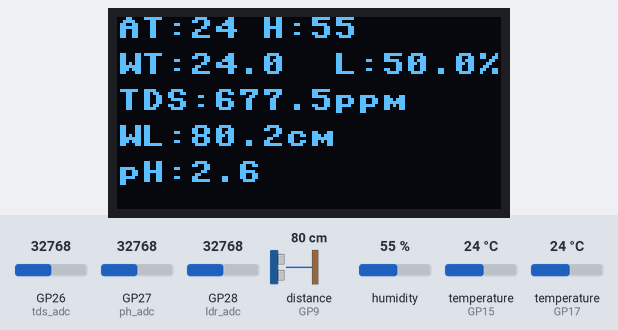
A program run on a simulated Raspberry Pi Pico running MicroPython. On the bench: 128×64 one-colour display. The inputs (shaded band) are chosen by the test bench; at power-on: distance to the obstacle (sensor on GP9) 80 cm, humidity 55 %, temperature (sensors on GP15, GP17) 24 °C, GP28 (ldr_adc) = 32768, GP26 (tds_adc) = 32768, GP27 (ph_adc) = 32768 (analog values on the 0–65535 scale). The echo pulse lasts 58.3 µs per cm; what the program prints to the serial console is not drawn.

Above: at 1.2 s.
1.3 s: distance to the obstacle (sensor on GP9) set to 2 cm
At 3.3 s:
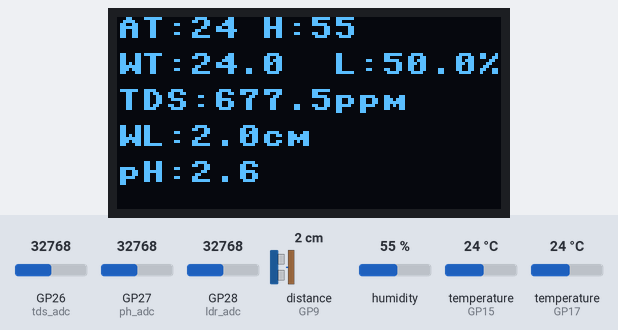
3.6 s: humidity set to 22 %
At 5.4 s:
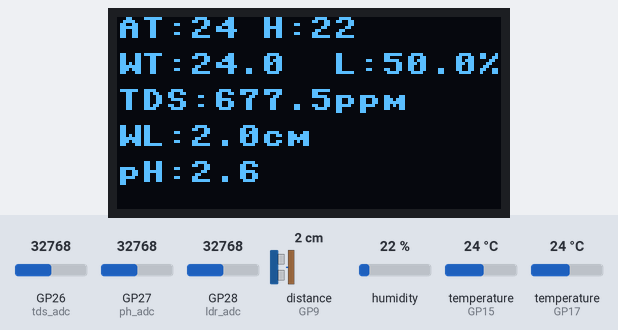
5.7 s: temperature (sensor on GP15) set to 12 °C
At 8.7 s:
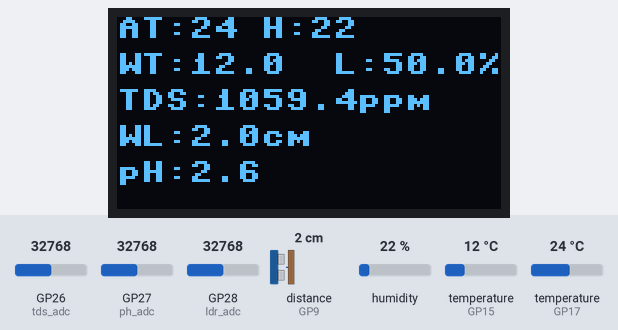
9.8 s: GP28 (ldr_adc) set to 45874
At 10.9 s:
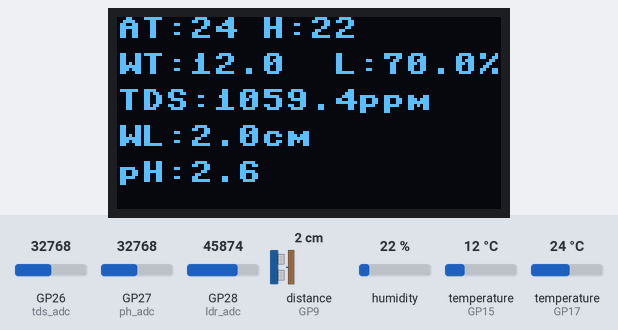
11.8 s: GP26 (tds_adc) set to 45874
At 13.2 s:
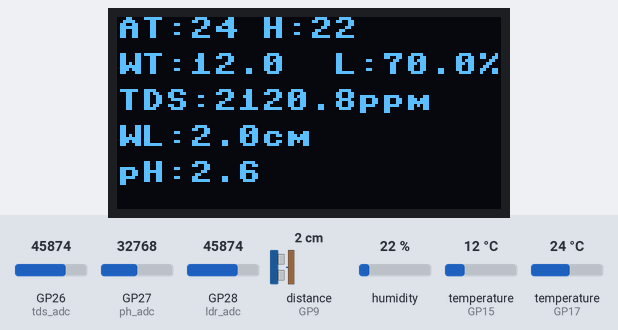
13.9 s: GP27 (ph_adc) set to 19660
At 15.3 s:
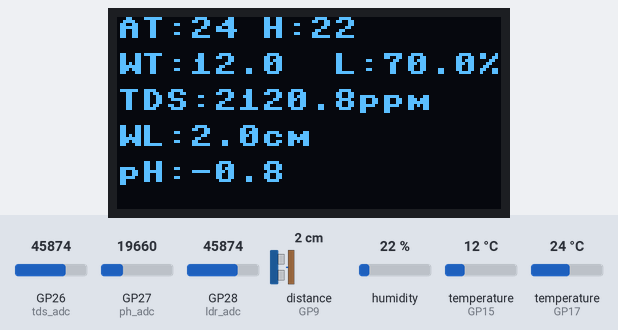
Timing chart, 0 to 16.9 s (numbered marks = the images above; inputs shaded):
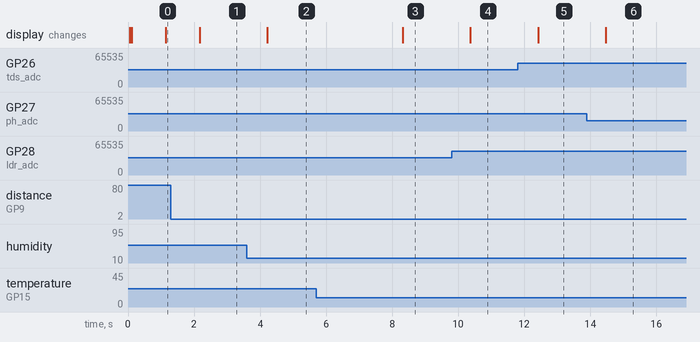

The program:

async_sensors_actuator.py
```python
"""
Non-blocking, asynchronous sensor module
Optimized for Raspberry Pi Pico (MicroPython + uasyncio)
Includes console logging of all sensor data.
"""

import uasyncio as asyncio
from machine import Pin, ADC, SoftI2C
from ssd1306 import SSD1306_I2C
import onewire, ds18x20, dht, utime


# ==============================
# OLED DISPLAY
# ==============================
class OledDisplay:
    def __init__(self, sda=0, scl=1):
        i2c = SoftI2C(sda=Pin(sda), scl=Pin(scl))
        self.oled = SSD1306_I2C(128, 64, i2c)

    def show(self, lines):
        self.oled.fill(0)
        y = 0
        for line in lines:
            self.oled.text(line, 0, y)
            y += 12
        self.oled.show()


# ==============================
# SENSOR MODULE (ASYNC)
# ==============================
class SensorModule:
    def __init__(self):
        # --- Pins ---
        self.dht_pin = Pin(17, Pin.IN)
        self.dht = dht.DHT11(self.dht_pin)

        self.ds_pin = Pin(15)
        self.ds = ds18x20.DS18X20(onewire.OneWire(self.ds_pin))
        self.ds_roms = self.ds.scan()

        self.tds_adc = ADC(Pin(26))
        self.ph_adc = ADC(Pin(27))
        self.ldr_adc = ADC(Pin(28))

        self.trigger = Pin(8, Pin.OUT)
        self.echo = Pin(9, Pin.IN)

        # Variables updated asynchronously
        self.data = {
            "ambient_temp": None,
            "humidity": None,
            "water_temp": None,
            "tds": None,
            "water_level": None,
            "ph": None,
            "ldr": None,
        }

        # calibration
        self.VREF = 3.3
        self.KVALUE = 0.5
        self.ph_v4 = 1.92
        self.ph_v7 = 2.50
        self.slope = (7 - 4) / (self.ph_v7 - self.ph_v4)

        # display
        self.display = OledDisplay()

    # -----------------------------
    # ASYNC SENSOR TASKS
    # -----------------------------

    async def task_dht(self):
        while True:
            try:
                self.dht.measure()
                self.data["ambient_temp"] = self.dht.temperature()
                self.data["humidity"] = self.dht.humidity()
            except:
                pass
            await asyncio.sleep(2)

    async def task_ds18(self):
        while True:
            try:
                self.ds.convert_temp()
                await asyncio.sleep_ms(750)
                t = self.ds.read_temp(self.ds_roms[0])
                self.data["water_temp"] = t
            except:
                pass
            await asyncio.sleep(1)

    async def task_ldr(self):
        while True:
            raw = self.ldr_adc.read_u16()
            self.data["ldr"] = round(raw / 65535 * 100, 1)
            await asyncio.sleep(0.3)

    async def task_ph(self):
        while True:
            raw = self.ph_adc.read_u16()
            voltage = (raw / 65535) * self.VREF
            ph = 7 + (voltage - self.ph_v7) * self.slope
            self.data["ph"] = round(ph, 1)
            await asyncio.sleep(0.4)

    async def task_tds(self):
        while True:
            raw = self.tds_adc.read_u16()
            voltage = (raw / 65535) * self.VREF

            if self.data["water_temp"] is not None:
                comp = 1 + 0.02 * (self.data["water_temp"] - 25)
            else:
                comp = 1

            comp_voltage = voltage / comp

            tds = (
                133.42 * comp_voltage**3
                - 255.86 * comp_voltage**2
                + 857.39 * comp_voltage
            ) * self.KVALUE

            self.data["tds"] = round(tds, 1)
            await asyncio.sleep(0.5)

    async def task_ultrasonic(self):
        while True:
            try:
                self.trigger.low()
                utime.sleep_us(3)
                self.trigger.high()
                utime.sleep_us(10)
                self.trigger.low()

                timeout = utime.ticks_us() + 30000
                while self.echo.value() == 0:
                    if utime.ticks_us() > timeout:
                        raise Exception("Timeout1")

                start = utime.ticks_us()
                timeout = utime.ticks_us() + 30000
                while self.echo.value() == 1:
                    if utime.ticks_us() > timeout:
                        raise Exception("Timeout2")

                end = utime.ticks_us()
                duration = end - start
                distance = (duration * 0.0343) / 2

                self.data["water_level"] = round(distance, 1)

            except:
                self.data["water_level"] = None

            await asyncio.sleep(0.2)

    async def task_display(self):
        while True:
            d = self.data
            lines = [
                f"AT:{d['ambient_temp']} H:{d['humidity']}",
                f"WT:{d['water_temp']}  L:{d['ldr']}%",
                f"TDS:{d['tds']}ppm",
                f"WL:{d['water_level']}cm",
                f"pH:{d['ph']}"
            ]
            self.display.show(lines)
            await asyncio.sleep(1)

    # -----------------------------
    # NEW: CONSOLE LOGGING TASK
    # -----------------------------
    async def task_console_logger(self):
        while True:
            print("\n=== SENSOR READINGS ===")
            for k, v in self.data.items():
                print(f"{k}: {v}")
            print("=======================\n")
            await asyncio.sleep(0.5)   # print every 1 second

    # -----------------------------
    # START ALL TASKS
    # -----------------------------
    async def run(self):
        await asyncio.gather(
            self.task_dht(),
            self.task_ds18(),
            self.task_ldr(),
            self.task_ph(),
            self.task_tds(),
            self.task_ultrasonic(),
            self.task_display(),
            self.task_console_logger(),   # <-- NEW
        )


# ==============================
# MAIN
# ==============================
async def main():
    sm = SensorModule()
    await sm.run()

asyncio.run(main())
```

Measured:
- after the input at 1.3 s, the display: changes after 0.87 s (image 1)
- after the input at 3.6 s, the display: changes after 0.62 s (image 2)
- after the input at 5.7 s, the display: changes after 2.6 s (image 3)
- after the input at 9.8 s, the display: changes after 0.57 s (image 4)
- after the input at 11.8 s, the display: changes after 0.62 s (image 5)
- after the input at 13.9 s, the display: changes after 0.57 s (image 6)
